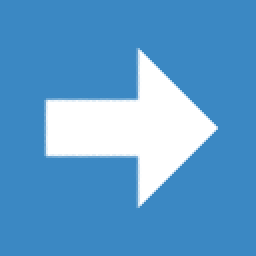
#> input picture base.png, 128 x 128 px (shown 2 times larger)
$ python gen.py
#> lines starting #> are read from the running program, lines starting #| are printed output that depends on the picture
import cv2
import os
import numpy as np

def rotate_without_cropping(img, angle_degrees):
    # Get image dimensions and calculate the center (x, y)
    h, w = img.shape[:2]
    center = (w / 2.0, h / 2.0)

    # 원본 이미지의 좌측 상단 픽셀을 배경색으로 추출하여 이질감 없이 채움
    bg_color = tuple(img[0, 0].tolist())

    # Generate the 2D rotation matrix
    rotation_matrix = cv2.getRotationMatrix2D(center, angle_degrees, 1.0)

    # 캔버스를 대각선으로 늘리지 않고, 가로세로 중 큰 값으로 맞춰 원래 크기를 유지
    size = max(w, h)

    # Adjust the rotation matrix for translation
    rotation_matrix[0, 2] += size / 2.0 - center[0]
    rotation_matrix[1, 2] += size / 2.0 - center[1]

    return cv2.warpAffine(img, rotation_matrix, (size, size), borderValue=bg_color)

os.makedirs('./img', exist_ok=True)
img = cv2.imread('base.png', cv2.IMREAD_UNCHANGED)
#> img is the input picture: shape (128, 128, 4); mean B, G, R, A 205.7, 157.2, 93.9, 255

if img is not None:
    for i in range(360):
        rotated = rotate_without_cropping(img, i)
        cv2.imwrite(f'./img/{i}.png', rotated)
#> this loop made 360 passes
#> pass 3, `rotated = rotate_without_cropping(img, i)`:
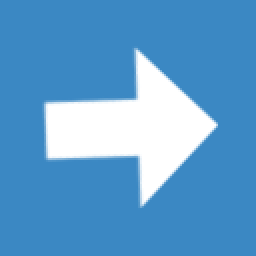
#> rotated: shape (128, 128, 4) (shown 2 times larger); mean B, G, R, A 205.7, 157.2, 93.9, 255
